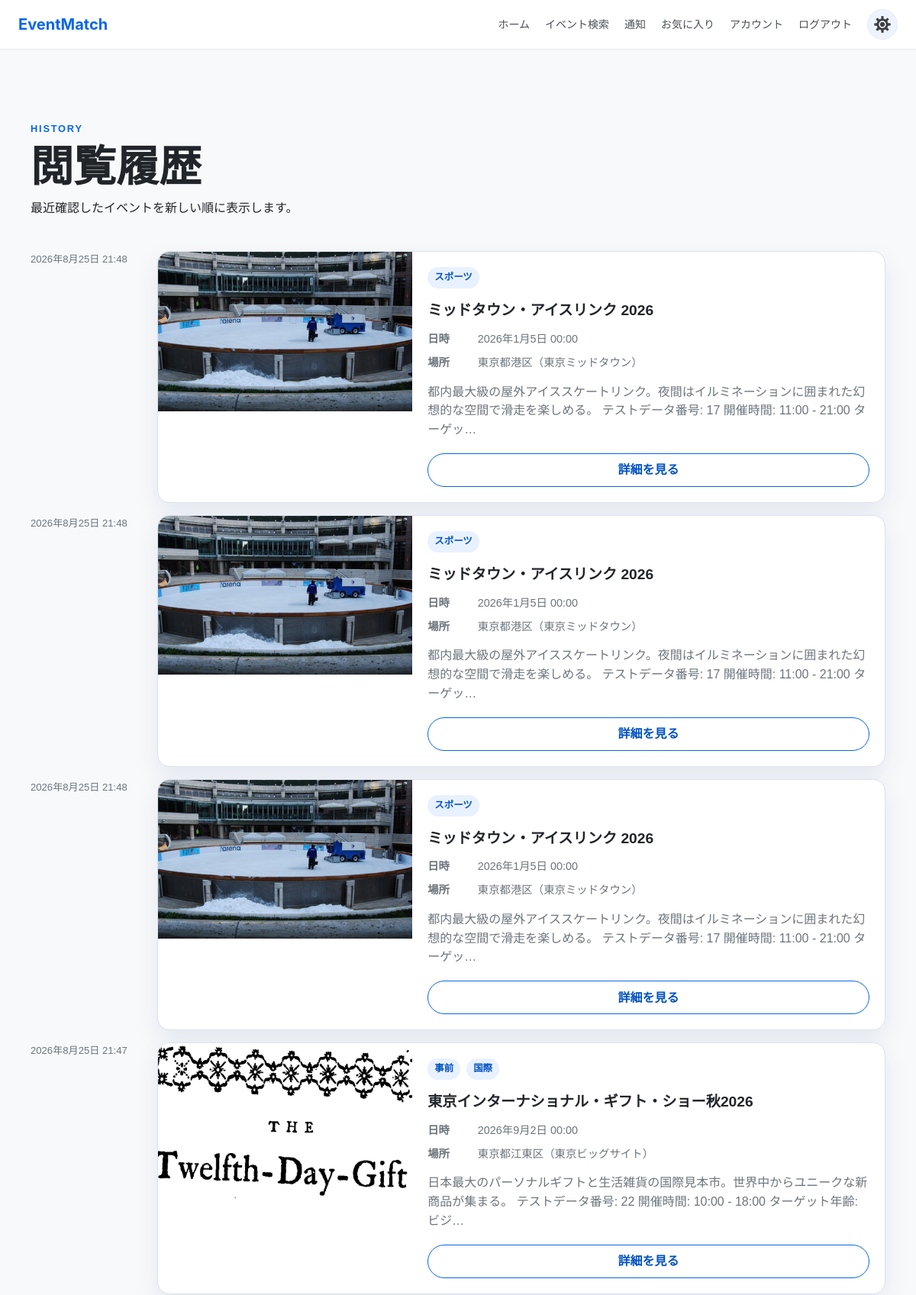
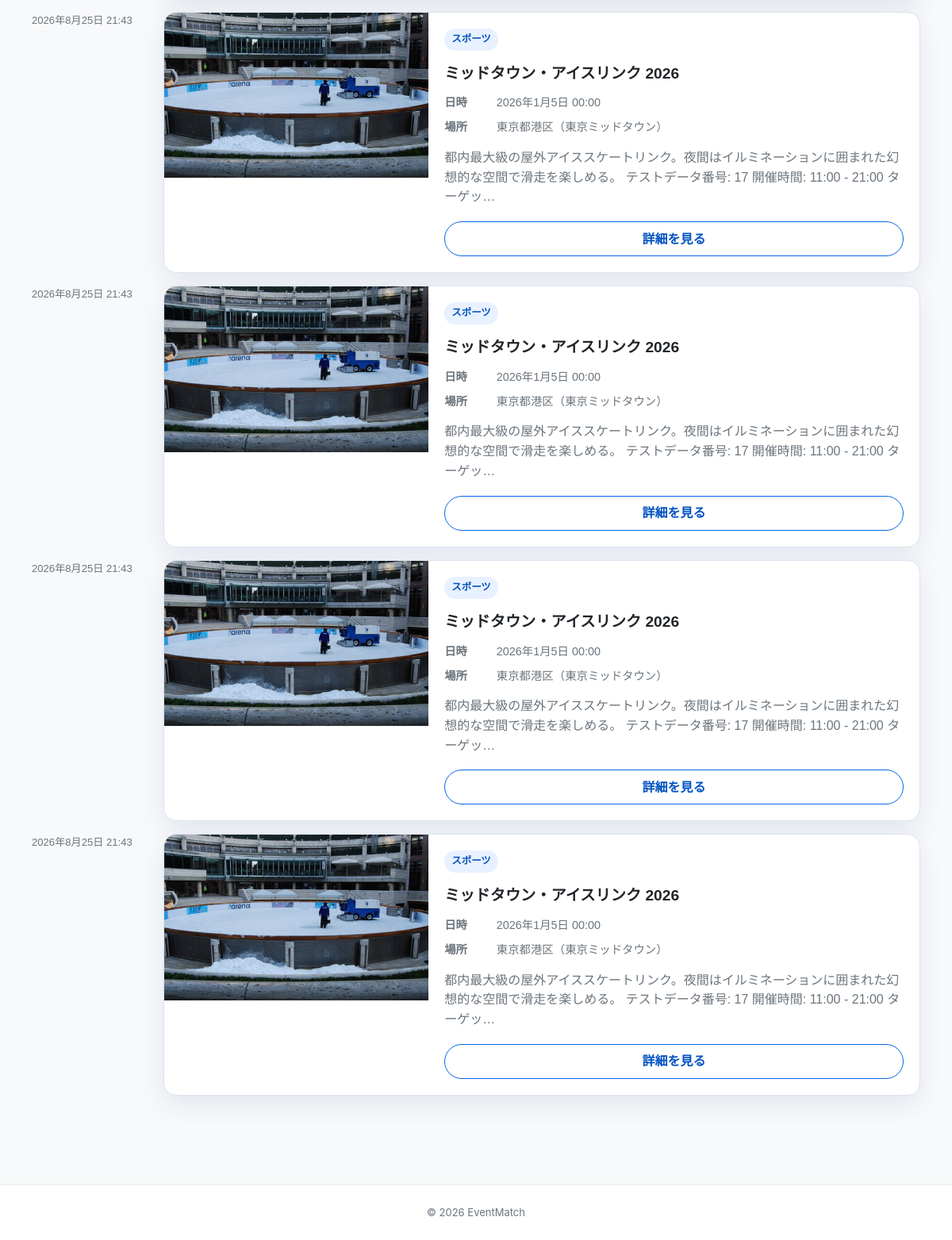
Screenshot of /events/mine/history/ (signed in) with the database file from the repository (2 pictures, top to bottom).
### interactions/models.py (models this page shows, shortened)
class EventView(models.Model):
    event = models.ForeignKey(Event, on_delete=models.CASCADE, related_name="views")
    user = models.ForeignKey(
        settings.AUTH_USER_MODEL,
        on_delete=models.CASCADE,
        related_name="event_views",
    )
    viewed_at = models.DateTimeField(auto_now_add=True)

### events/models.py (models this page shows, shortened)
class Event(models.Model):
    class Status(models.TextChoices):
        DRAFT = "draft" , "下書き"
        PUBLISH = "publish" , "公開"
        CANCEL = "cancel" , "中止"
    title = models.CharField(max_length = 100)
    description = models.TextField(blank=True)
    organizer = models.ForeignKey(
        settings.AUTH_USER_MODEL,
        on_delete = models.CASCADE,
        related_name = "events",
    )
    start_datetime = models.DateTimeField()
    end_datetime = models.DateTimeField()
    location = models.CharField(max_length = 255, blank = True)
    official_url = models.URLField(blank=True)
    min_age = models.PositiveIntegerField(null = True, blank = True)
    max_age = models.PositiveIntegerField(null = True,blank = True)
    image = models.ImageField(upload_to="event_images/",blank = True,null = True)
    status = models.CharField(
        max_length = 10,
        choices = Status.choices,
        default = Status.DRAFT,
    )
    tags = models.ManyToManyField(Tag, through = "EventTag" , related_name = "events")
    created_at = models.DateTimeField(auto_now_add = True)
    updated_at = models.DateTimeField(auto_now = True)
    class Meta:
        ordering = ["-start_datetime"]  # デフォルトで開催日時が新しい順に並べる

class Tag(models.Model):
    name = models.CharField(max_length = 50,unique = True)

### events/views.py (the view)
# urls.py: path("mine/history/", views.my_view_history, name="my_view_history"),
@login_required
def my_view_history(request):
    views = (
        EventView.objects.filter(
            user=request.user,
            event__status=Event.Status.PUBLISH,
        )
        .select_related("event", "event__organizer")
        .prefetch_related("event__tags")
        .order_by("-viewed_at")
    )
    return render(request, "events/my_view_history.html", {"views": views})

### accounts/models.py (called while the page is built)
    @property
    def is_organizer(self):
        return self.role == self.Role.ORGANIZER or self.is_staff

### notifications/context_processors.py (called while the page is built)
def unread_notifications(request):
    if not request.user.is_authenticated:
        return {"unread_notification_count": 0}
    return {
        "unread_notification_count": NotificationService.unread_count(
            user=request.user
        )
    }

### notifications/services.py (called while the page is built)
    @staticmethod
    def unread_count(*, user):
        return Notification.objects.filter(user=user, is_read=False).count()

### templates/events/my_view_history.html (shortened to what this page needs)
{% extends "base.html" %}
{% load static %}
{% block extra_css %}
<link rel="stylesheet" href="{% static 'css/participant.css' %}">
{% endblock %}
{% block content %}
<section class="participant-page page-section">
  <div class="page-title-row">
    <div>
      <p class="eyebrow">HISTORY</p>
      <h1>閲覧履歴</h1>
      <p>最近確認したイベントを新しい順に表示します。</p>
    </div>
  </div>
  {% if views %}
    <div class="history-list">
      {% for view in views %}
        <div class="history-item">
          <time datetime="{{ view.viewed_at|date:'c' }}">{{ view.viewed_at|date:"Y年n月j日 H:i" }}</time>
          {% include "events/_event_card.html" with event=view.event %}
        </div>
      {% endfor %}
    </div>
  {% else %}
    <div class="empty-state">
      <h2>閲覧履歴はまだありません</h2>
      <p>イベント詳細を見ると、ここからもう一度確認できます。</p>
      <a class="button button-primary" href="{% url 'search:search_results' %}">イベント一覧を見る</a>
    </div>
  {% endif %}
</section>
{% endblock %}

### templates/base.html (shortened to what this page needs)
{% load static %}
<!DOCTYPE html>
<html lang="ja">
<head>
    <link rel="stylesheet" href="{% static 'css/common.css' %}">
    {% block extra_css %}{% endblock %}
</head>
<body>
    <header class="site-header">
        <div class="header-inner">
            <a href="{% url 'core:home' %}" class="logo">
                EventMatch
            </a>
            <nav class="main-nav" id="main-navigation" aria-label="メインメニュー">
                {% if user.is_authenticated %}
                    <a href="{% url 'core:home' %}">
                        ホーム
                    </a>
                    <a href="{% url 'search:search_results' %}">
                        イベント検索
                    </a>
                    <a href="{% url 'notifications:notification_list' %}" class="notification-link">
                        通知
                    </a>
                    <a href="{% url 'events:my_favorites' %}">
                        お気に入り
                    </a>
                    <a href="{% url 'accounts:profile' %}">
                        アカウント
                    </a>
                    <form method="post"
                          action="{% url 'accounts:logout' %}"
                          class="logout-form">
                        <button type="submit">
                            ログアウト
                        </button>
                    </form>
                    <a
                        href="{% url 'accounts:preferences' %}"
                        class="settings-button"
                        aria-label="設定"
                        title="設定"
                    >
                        <img
                            class="settings-icon-image"
                            src="{% static 'images/settings-gear.jpg' %}"
                            alt=""
                            aria-hidden="true"
                        >
                    </a>
                {% endif %}
            </nav>
        </div>
    </header>
    <main class="main-content">
        {% block content %}
        {% endblock %}
    </main>
    <footer class="site-footer">
        <div class="footer-inner">
            <p>&copy; 2026 EventMatch</p>
        </div>
    </footer>
</body>
</html>

### templates/events/_event_card.html (shortened to what this page needs)
{% url 'events:event_detail' event.pk as event_detail_url %}
<article class="event-card">
  <a class="event-card-image" href="{{ event_detail_url }}?next={{ request.get_full_path|urlencode }}" aria-label="{{ event.title }}の詳細を見る">
    {% if event.image %}
      <img src="{{ event.image.url }}" alt="{{ event.title }}">
    {% else %}
      <span class="image-placeholder" aria-hidden="true">EVENT</span>
    {% endif %}
  </a>
  <div class="event-card-body">
    <div class="tag-list" aria-label="イベントのタグ">
      {% for tag in event.tags.all %}
        <span class="tag">{{ tag.name }}</span>
      {% empty %}
        <span class="tag tag-muted">タグなし</span>
      {% endfor %}
    </div>
    <h3><a href="{{ event_detail_url }}?next={{ request.get_full_path|urlencode }}">{{ event.title }}</a></h3>
    <dl class="event-meta">
      <div>
        <dt>日時</dt>
        <dd>{{ event.start_datetime|date:"Y年n月j日 H:i" }}</dd>
      </div>
      <div>
        <dt>場所</dt>
        <dd>{{ event.location|default:"未定" }}</dd>
      </div>
    </dl>
    <p class="event-summary">{{ event.description|default:"イベントの説明はありません。"|truncatechars:90 }}</p>
    <a class="button button-secondary" href="{{ event_detail_url }}?next={{ request.get_full_path|urlencode }}">詳細を見る</a>
  </div>
</article>

### static/css/common.css (style rules this page uses)
:root { --primary-color: #0666eb; --primary-hover: #0052c2; --danger-color: #dc3545; --danger-hover: #bb2d3b; --bg-color: #f8f9fa; --card-bg: #ffffff; --border-color: #e9ecef; --text-color: #212529; --text-muted: #6c757d; --highlight-color: #eef4ff; --radius-sm: 6px; --radius-md: 10px; --shadow-sm: 0 1px 3px rgba(0,0,0,0.05); }
* { box-sizing: border-box; }
body { margin: 0; font-family: -apple-system, BlinkMacSystemFont, "Segoe UI", Roboto, "Helvetica Neue", Arial, sans-serif; background-color: var(--bg-color); color: var(--text-color); line-height: 1.6; }
a { color: var(--primary-color); text-decoration: none; }
.site-header { background-color: #ffffff; border-bottom: 1px solid var(--border-color); position: sticky; top: 0; z-index: 1000; }
.header-inner { max-width: 1200px; margin: 0 auto; padding: 12px 24px; display: flex; align-items: center; justify-content: space-between; }
.logo { font-size: 20px; font-weight: 700; color: var(--primary-color); text-decoration: none !important; }
.main-nav { display: flex; align-items: center; gap: 20px; }
.main-nav a { color: #495057; font-size: 14px; font-weight: 500; }
.main-nav .settings-button { display: inline-flex; width: 40px; height: 40px; flex: 0 0 40px; align-items: center; justify-content: center; border: 1px solid var(--border-color); border-radius: 50%; background: var(--highlight-color); color: var(--primary-color); overflow: hidden; }
.settings-icon-image { width: 38px; height: 38px; object-fit: cover; object-position: center; mix-blend-mode: multiply; }
.main-content { max-width: 1200px; margin: 30px auto; padding: 0 24px; }
.btn, .button { display: inline-block; width: 100%; padding: 11px; font-size: 14px; font-weight: 600; text-align: center; border-radius: var(--radius-sm); border: none; cursor: pointer; transition: background-color 0.2s; }
.btn-secondary, .button-secondary { background-color: #e9ecef; color: #495057; }
button, input, select, textarea { font: inherit; }
.notification-link { position: relative; }
.logout-form { margin: 0; }
.logout-form button { padding: 0; border: 0; background: transparent; color: #495057; cursor: pointer; font-size: 14px; font-weight: 500; }
.site-footer { margin-top: 48px; border-top: 1px solid var(--border-color); background: #fff; }
.footer-inner { display: flex; max-width: 1200px; margin: 0 auto; padding: 24px; align-items: center; justify-content: center; gap: 20px; color: var(--text-muted); font-size: 13px; }
.footer-inner p { margin: 0; }

### rows the page displays
EventView: viewed_at "2026年8月25日 21:48", image (picture)
Tag: name "スポーツ"
Event: title "ミッドタウン・アイスリンク 2026", start_datetime "2026年1月5日 00:00", location "東京都港区（東京ミッドタウン）", description "都内最大級の屋外アイススケートリンク。夜間はイルミネーションに囲まれた幻想的な空間で滑走を楽しめる。 テストデータ番号: 17 開催時間: 11:00 - 21:00 ターゲッ…"
EventView: viewed_at "2026年8月25日 21:48", image (picture)
EventView: viewed_at "2026年8月25日 21:48", image (picture)
EventView: viewed_at "2026年8月25日 21:47", image (picture)
Tag: name "事前"
Tag: name "国際"
Event: title "東京インターナショナル・ギフト・ショー秋2026", start_datetime "2026年9月2日 00:00", location "東京都江東区（東京ビッグサイト）", description "日本最大のパーソナルギフトと生活雑貨の国際見本市。世界中からユニークな新商品が集まる。 テストデータ番号: 22 開催時間: 10:00 - 18:00 ターゲット年齢: ビジ…"
EventView: viewed_at "2026年8月25日 21:43", image (picture)
EventView: viewed_at "2026年8月25日 21:43", image (picture)
EventView: viewed_at "2026年8月25日 21:43", image (picture)
EventView: viewed_at "2026年8月25日 21:43", image (picture)
